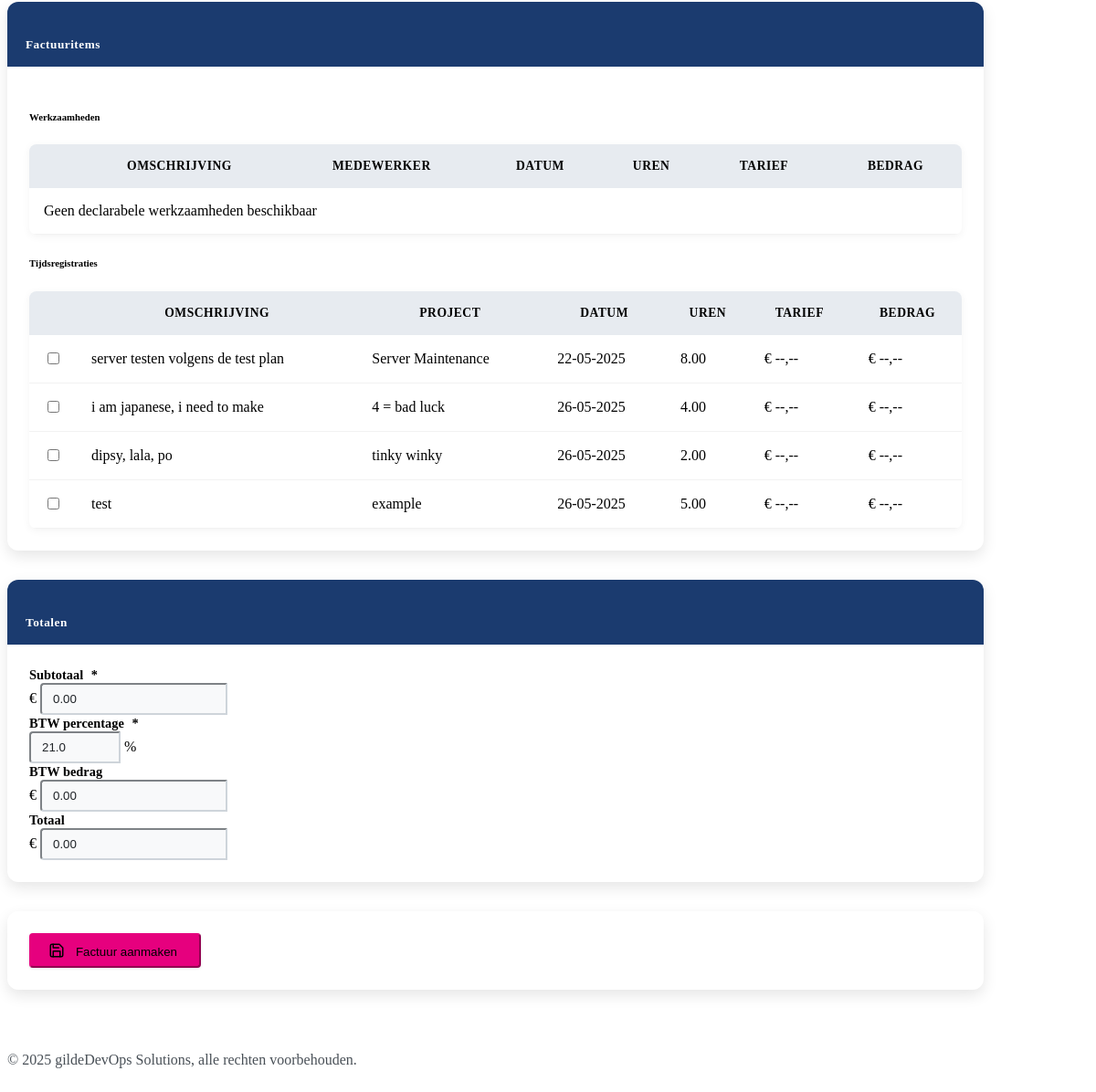
Before: /factuur/nieuw (signed in, lower part) with the older database file.
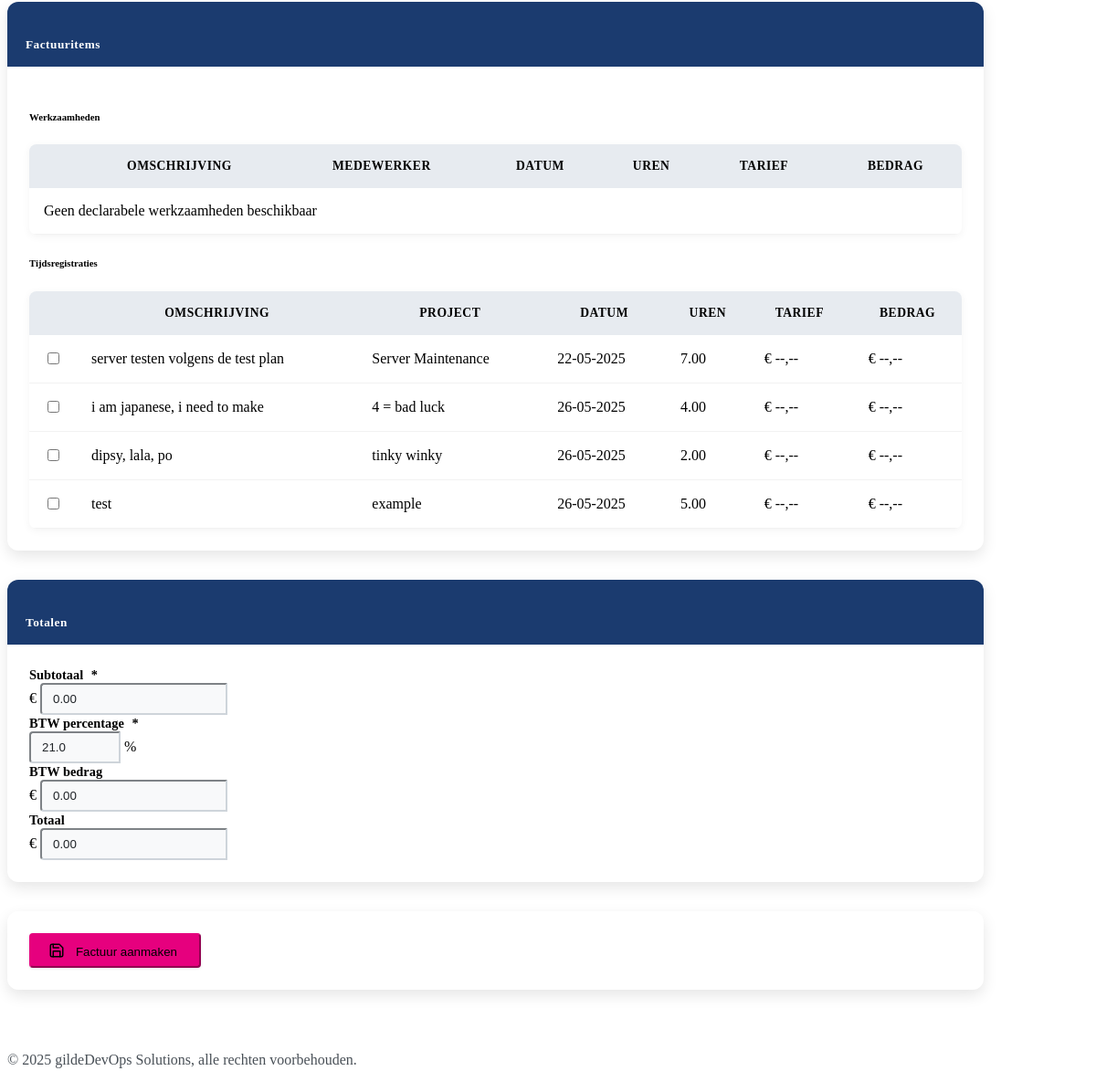
After: the same page with the newer database file.
### models.py (models this page shows, shortened)
class TimeEntry(db.Model):
    __tablename__ = 'time_entry'
    id = db.Column(db.Integer, primary_key=True)
    date = db.Column(db.Date, nullable=False, default=datetime.utcnow)
    hours = db.Column(db.Float, nullable=False)
    description = db.Column(db.String(500), nullable=False)
    project = db.Column(db.String(100), nullable=False)
    user_id = db.Column(db.Integer, db.ForeignKey('user.id', ondelete='CASCADE'), nullable=False)
    created_at = db.Column(db.DateTime, default=datetime.utcnow)
    is_billable = db.Column(db.Boolean, default=True)
    hourly_rate = db.Column(db.Float, nullable=True)  # For custom rates
    invoice_id = db.Column(db.Integer, db.ForeignKey('factuur.id'), nullable=True)  # Link to invoice if billed
    opdracht_id = db.Column(db.Integer, db.ForeignKey('opdracht.id'), nullable=True)  # Link to assignment/task
    __table_args__ = (
        Index('idx_time_entry_user_date', 'user_id', 'date'),
        Index('idx_time_entry_project', 'project'),
        Index('idx_time_entry_invoice', 'invoice_id'),
        Index('idx_time_entry_opdracht', 'opdracht_id'),
    )

### routes_invoices.py (the view, shortened to what this page needs)
@app.route('/factuur/nieuw', methods=['GET', 'POST'])
@login_required
@invoice_creation_required
def nieuwe_factuur():
    klanten = Klant.query.filter_by(status='actief').order_by(Klant.bedrijfsnaam).all()
    opdrachten = Opdracht.query.filter_by(status='open').order_by(Opdracht.aanvraagdatum.desc()).all()
    unbilled_werkzaamheden = Werkzaamheid.query.filter_by(factuur_id=None, is_declarabel=True).all()
    unbilled_time_entries = TimeEntry.query.filter_by(invoice_id=None, is_billable=True).all()
    return render_template(
        'factuur_form.html',
        klanten=klanten,
        opdrachten=opdrachten,
        werkzaamheden=unbilled_werkzaamheden,
        time_entries=unbilled_time_entries,
        factuur=None,
        today=datetime.now().date()
    )

### templates/factuur_form.html (shortened to what this page needs)
{% extends "base.html" %}
{% block content %}
<div class="container">
    <form method="POST" id="factuurForm" class="needs-validation" novalidate>
        <div class="row">
            <div class="col-lg-8 col-md-12">
                <div class="card shadow mb-4">
                    <div class="card-header bg-dark text-white">
                        <h5 class="mb-0"><span data-translate="Factuuritems">Factuuritems</span></h5>
                    </div>
                    <div class="card-body">
                        <div class="mb-4">
                            <h6><span data-translate="Werkzaamheden">Werkzaamheden</span></h6>
                            <div class="table-responsive">
                                <table class="table table-sm table-hover" id="werkzaamhedenTable">
                                    <thead>
                                        <tr>
                                            <th width="5%"></th>
                                            <th><span data-translate="Omschrijving">Omschrijving</span></th>
                                            <th class="d-none d-md-table-cell"><span data-translate="Medewerker">Medewerker</span></th>
                                            <th><span data-translate="Datum">Datum</span></th>
                                            <th class="text-end"><span data-translate="Uren">Uren</span></th>
                                            <th class="text-end d-none d-sm-table-cell"><span data-translate="Tarief">Tarief</span></th>
                                            <th class="text-end"><span data-translate="Bedrag">Bedrag</span></th>
                                        </tr>
                                    </thead>
                                    <tbody>
                                        {% if not werkzaamheden %}
                                        <tr>
                                            <td colspan="7" class="text-center py-3">
                                                <span class="text-muted"><span data-translate="Geen declarabele werkzaamheden beschikbaar">Geen declarabele werkzaamheden beschikbaar</span></span>
                                            </td>
                                        </tr>
                                        {% endif %}
                                    </tbody>
                                </table>
                            </div>
                        </div>
                        <div>
                            <h6><span data-translate="Tijdsregistraties">Tijdsregistraties</span></h6>
                            <div class="table-responsive">
                                <table class="table table-sm table-hover" id="timeEntriesTable">
                                    <thead>
                                        <tr>
                                            <th width="5%"></th>
                                            <th><span data-translate="Omschrijving">Omschrijving</span></th>
                                            <th class="d-none d-md-table-cell"><span data-translate="Project">Project</span></th>
                                            <th><span data-translate="Datum">Datum</span></th>
                                            <th class="text-end"><span data-translate="Uren">Uren</span></th>
                                            <th class="text-end d-none d-sm-table-cell"><span data-translate="Tarief">Tarief</span></th>
                                            <th class="text-end"><span data-translate="Bedrag">Bedrag</span></th>
                                        </tr>
                                    </thead>
                                    <tbody>
                                        {% for te in time_entries %}
                                        <tr>
                                            <td>
                                                <div class="form-check">
                                                    <input class="form-check-input time-entry-check" type="checkbox"
                                                           name="time_entry_ids" value="{{ te.id }}" id="time_entry_{{ te.id }}"
                                                           data-uren="{{ te.hours }}"
                                                           data-tarief="{{ te.hourly_rate or 0 }}">
                                                </div>
                                            </td>
                                            <td>{{ te.description }}</td>
                                            <td>{{ te.project }}</td>
                                            <td>{{ te.date.strftime('%d-%m-%Y') }}</td>
                                            <td class="text-end">{{ "%.2f"|format(te.hours) }}</td>
                                            <td class="text-end">
                                                {% if te.hourly_rate %}
                                                € {{ "%.2f"|format(te.hourly_rate) }}
                                                {% else %}
                                                € --,--
                                                {% endif %}
                                            </td>
                                            <td class="text-end">
                                                {% if te.hourly_rate %}
                                                € {{ "%.2f"|format(te.hours * te.hourly_rate) }}
                                                {% else %}
                                                € --,--
                                                {% endif %}
                                            </td>
                                        </tr>
                                        {% endfor %}
                                    </tbody>
                                </table>
                            </div>
                        </div>
                    </div>
                </div>
            </div>
            <div class="col-md-4">
                <div class="card shadow mb-4">
                    <div class="card-header bg-dark text-white">
                        <h5 class="mb-0"><span data-translate="Totalen">Totalen</span></h5>
                    </div>
                    <div class="card-body">
                        <div class="mb-3">
                            <label for="subtotaal" class="form-label"><span data-translate="Subtotaal">Subtotaal</span> *</label>
                            <div class="input-group">
                                <span class="input-group-text">€</span>
                                <input type="number" class="form-control" id="subtotaal" name="subtotaal"
                                       value="{{ "%.2f"|format(factuur.subtotaal) if factuur else '0.00' }}"
                                       step="0.01" min="0" required
                                       style="pointer-events: auto !important; cursor: text !important;"
                                       onclick="event.stopPropagation();" onfocus="this.select();">
                            </div>
                        </div>
                        <div class="mb-3">
                            <label for="btw_percentage" class="form-label"><span data-translate="BTW percentage">BTW percentage</span> *</label>
                            <div class="input-group">
                                <input type="number" class="form-control" id="btw_percentage" name="btw_percentage"
                                       value="{{ "%.1f"|format(factuur.btw_percentage) if factuur else '21.0' }}"
                                       step="0.1" min="0" max="100" required>
                                <span class="input-group-text">%</span>
                            </div>
                        </div>
                        <div class="mb-3">
                            <label for="btw_bedrag" class="form-label"><span data-translate="BTW bedrag">BTW bedrag</span></label>
                            <div class="input-group">
                                <span class="input-group-text">€</span>
                                <input type="number" class="form-control" id="btw_bedrag"
                                       value="{{ "%.2f"|format(factuur.btw_bedrag) if factuur else '0.00' }}"
                                       step="0.01" min="0" readonly>
                            </div>
                        </div>
                        <div class="mb-3">
                            <label for="totaal" class="form-label"><span data-translate="Totaal">Totaal</span></label>
                            <div class="input-group">
                                <span class="input-group-text">€</span>
                                <input type="number" class="form-control" id="totaal"
                                       value="{{ "%.2f"|format(factuur.totaal) if factuur else '0.00' }}"
                                       step="0.01" min="0" readonly>
                            </div>
                        </div>
                    </div>
                </div>
                <div class="card shadow">
                    <div class="card-body">
                        <button type="submit" class="btn btn-primary w-100">
                            <i data-feather="save" class="feather-sm"></i>
                            {% if factuur %}
                            <span data-translate="Factuur bijwerken">Factuur bijwerken</span>
                            {% else %}
                            <span data-translate="Factuur aanmaken">Factuur aanmaken</span>
                            {% endif %}
                        </button>
                    </div>
                </div>
            </div>
        </div>
    </form>
</div>
{% endblock %}

### templates/base.html (shortened to what this page needs)
<!DOCTYPE html>
<html lang="en" data-bs-theme="dark">
<head>
    <link href="https://cdn.replit.com/agent/bootstrap-agent-dark-theme.min.css" rel="stylesheet">
    <link href="https://cdn.jsdelivr.net/npm/feather-icons/dist/feather.min.css" rel="stylesheet">
    <link href="{{ url_for('static', filename='css/custom.css') }}" rel="stylesheet">
    <link href="{{ url_for('static', filename='css/modal-fix.css') }}" rel="stylesheet">
</head>
<body>
    <main class="container mt-4">
        <div class="row">
            <div class="col-12">
                {% block content %}{% endblock %}
            </div>
        </div>
    </main>
    <footer class="mt-5 py-3 text-center text-muted">
        <div class="container">
            <p class="mb-0">&copy; 2025 gildeDevOps Solutions, <span data-translate="alle rechten voorbehouden.">alle rechten voorbehouden.</span></p>
        </div>
    </footer>
</body>
</html>

Changed rows visible on the page:
changed TimeEntry "server testen volgens de test plan": hours "8.00" → "7.00"
